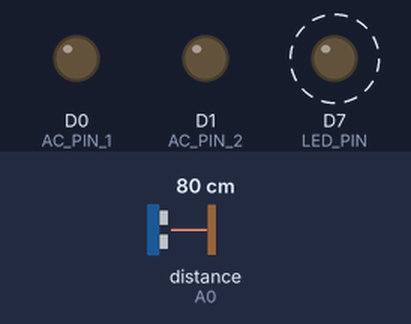
Bench run of a sketch on a simulated Particle Photon. On the bench: output pins drawn as LEDs (lit = HIGH). Wiring (inferred from the names in the program): range finder with pulse-width output: data A0. Dashed ring = blinking. The test bench sets the inputs (shaded band); at power-on: distance to the obstacle (sensor on A0) 80 cm.

Above: at 0.04 s.
At 1.2 s:
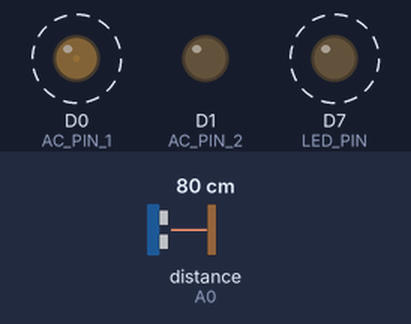
1.3 s: distance to the obstacle (sensor on A0) set to 18 cm
Timing chart, 0 to 1.7 s (numbered marks = the images above; inputs shaded):
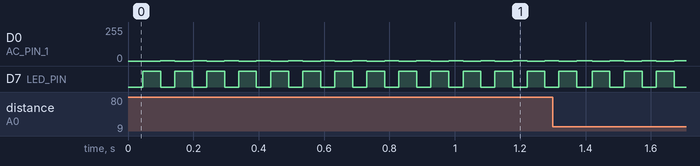

Measured:
- by itself, D0 (AC_PIN_1): alternates 3/255 for 0.04 s and 0/255 for 0.05 s
- by itself, D7 (LED_PIN): alternates HIGH for 0.05 s and LOW for 0.04 s

The sketch:

phone-ringer.ino
```cpp
#include <vector>;

//
// Pins to use for the A/C control voltage
//
const int AC_PIN_1 = D0;
const int AC_PIN_2 = D1;
const int ACTIVATE_PIN = A0;
const int LED_PIN = D7;

//
// PWM sine wave lookup functions
//
const short FREQUENCY_HZ = 20;
const short PWM_LOOKUP[] = {
       0,   3,   6,  10,  13,  16,  19,  22,  26,  29,  32,  35,  38,  41,  45,  48,  51,  54,  57,  60,  63,  67,  70,  73,  76,
      79,  82,  85,  88,  91,  94,  97, 100, 103, 106, 109, 111, 114, 117, 120, 123, 126, 128, 131, 134, 137, 139, 142, 145, 147,
     150, 152, 155, 158, 160, 163, 165, 167, 170, 172, 175, 177, 179, 181, 184, 186, 188, 190, 192, 194, 196, 199, 201, 202, 204,
     206, 208, 210, 212, 214, 215, 217, 219, 220, 222, 223, 225, 226, 228, 229, 231, 232, 233, 235, 236, 237, 238, 239, 240, 242,
     243, 243, 244, 245, 246, 247, 248, 249, 249, 250, 250, 251, 252, 252, 253, 253, 253, 254, 254, 254, 254, 255, 255, 255, 255,
     255, 255, 255, 255, 255, 254, 254, 254, 254, 253, 253, 253, 252, 252, 251, 250, 250, 249, 249, 248, 247, 246, 245, 244, 243,
     243, 242, 240, 239, 238, 237, 236, 235, 233, 232, 231, 229, 228, 226, 225, 223, 222, 220, 219, 217, 215, 214, 212, 210, 208,
     206, 204, 202, 201, 199, 196, 194, 192, 190, 188, 186, 184, 181, 179, 177, 175, 172, 170, 167, 165, 163, 160, 158, 155, 152,
     150, 147, 145, 142, 139, 137, 134, 131, 128, 126, 123, 120, 117, 114, 111, 109, 106, 103, 100,  97,  94,  91,  88,  85,  82,
      79,  76,  73,  70,  67,  63,  60,  57,  54,  51,  48,  45,  41,  38,  35,  32,  29,  26,  22,  19,  16,  13,  10,   6,   3
};
const int PWM_LOOKUP_LENGTH = 250;
const int PWM_STEP_MICROSECONDS = 1000000 / (FREQUENCY_HZ * PWM_LOOKUP_LENGTH * 2);

const int AC_PERIOD_MILLISECONDS = 1000 / FREQUENCY_HZ;

bool isActivated = false;

std::vector<int> ringPattern;

/////////////////////////////////////////////////////////////////////////////////////////////////////////////////////////////////////////////////////////////////

void setup() {
    pinMode(AC_PIN_1, OUTPUT);
    pinMode(AC_PIN_2, OUTPUT);
    pinMode(LED_PIN, OUTPUT);
    pinMode(ACTIVATE_PIN, INPUT_PULLDOWN);

    attachInterrupt(ACTIVATE_PIN, setActivatedFromPin, CHANGE);

    Particle.function("setActivated", setActivatedFromCloud);
    Particle.function("setPattern", setRingPatternFromCloud);

    ringPattern.push_back(2000);
    ringPattern.push_back(3000);
}

void loop() {
    doRingPattern();
}

void doRingPattern() {
    if(ringPattern.size() == 0) {
        ring(true, 1000);
    }

    bool toggle = true;
    for(int i = 0; i < ringPattern.size(); i++) {
        ring(toggle, ringPattern[i]);
        toggle = !toggle;
    }
}

void ring(bool ringing, int milliseconds) {
    digitalWrite(LED_PIN, isActivated ? HIGH : LOW);

    int periods = milliseconds / AC_PERIOD_MILLISECONDS;
    for(int i = 0; i < periods; i++) {
        if(!isActivated) return;

        if(ringing) {
          doFullWave();
        } else {
          delay(AC_PERIOD_MILLISECONDS);
        }

        Particle.process();
    }

    digitalWrite(AC_PIN_1, LOW);
    digitalWrite(AC_PIN_2, LOW);
}

void setActivatedFromPin() {
    isActivated = digitalRead(ACTIVATE_PIN) == HIGH;
}

int setActivatedFromCloud(String state) {
    if(state == "true") {
        isActivated = true;
    } else if(state == "false") {
        isActivated = false;
    } else {
        return 0;
    }

    return 1;
}

int setRingPatternFromCloud(String command) {
    ringPattern.clear();

    int startIndex = 0, endIndex = 0;
    while(endIndex != -1) {
        endIndex = command.indexOf(",", startIndex);
        String value = endIndex == -1
            ? command.substring(startIndex)
            : command.substring(startIndex, endIndex)
            ;

        startIndex = endIndex + 1;

        ringPattern.push_back(value.toInt());
    }

    return ringPattern.size();
}

void doFullWave() {
    digitalWrite(AC_PIN_1, LOW);
    doHalfWave(AC_PIN_2);
    digitalWrite(AC_PIN_2, LOW);
    doHalfWave(AC_PIN_1);
}

void doHalfWave(int pin) {
    for(int i = 0; i < PWM_LOOKUP_LENGTH; i++) {
        analogWrite(pin, PWM_LOOKUP[i]);
        delayMicroseconds(PWM_STEP_MICROSECONDS);
    }
}
```
